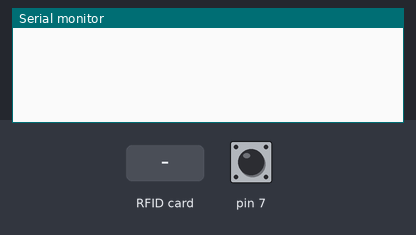
The sketch below on a simulated Arduino Mega 2560, built with avr-gcc and run on an emulated ATmega2560. Shown: the last lines printed to the serial monitor. Inputs (shaded band) come from the test bench; at power-on: pin 7 HIGH.

Above: at 1.2 s.
1.3 s: RFID card D7 59 39 4E held to the reader
At 2.5 s:
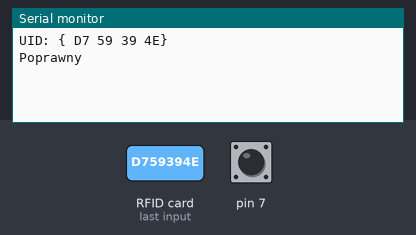
2.8 s: RFID card 5E 7A 19 C4 held to the reader
At 4.1 s:
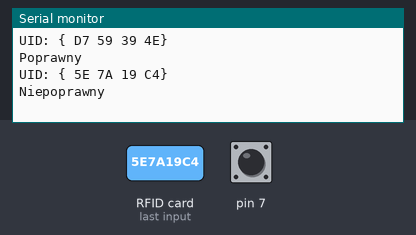

The sketch:

rfid0.ino
```cpp
#include <SPI.h>
#include <MFRC522.h>

#define SS_PIN 53
#define RST_PIN 49
MFRC522 rfid(SS_PIN, RST_PIN);
MFRC522 rfid2(47, RST_PIN);
MFRC522::MIFARE_Key key;

const byte UID[] = {0xD7, 0x59, 0x39, 0x4E};
boolean stan = false;


void setup() {
  pinMode(2,INPUT_PULLUP);
  pinMode(52, OUTPUT);
  pinMode(51, OUTPUT);
  pinMode(50, OUTPUT);
  Serial.begin(9600);
  SPI.begin();
  rfid.PCD_Init();
  //Serial.print("aaaaa");
}

void loop() {
  if (digitalRead(7) == LOW) { //Jeśli przycisk wciśnięty
    MFRC522 rfid(47, RST_PIN);
  } else { //Jeśli warunek nie został spełniony (przycisk nie jest wciśnięty)
    MFRC522 rfid(53, RST_PIN);
  }
  if (rfid.PICC_IsNewCardPresent() && rfid.PICC_ReadCardSerial())
  {
    Serial.print("UID: {"); /*
    Serial.print(rfid.uid.uidByte[0] < 0x10 ? "" : "");
    Serial.print(rfid.uid.uidByte[0], HEX);
    Serial.print(rfid.uid.uidByte[1] < 0x10 ? "" : " ");
    Serial.print(rfid.uid.uidByte[1], HEX);
    Serial.print(rfid.uid.uidByte[2] < 0x10 ? "" : " ");
    Serial.print(rfid.uid.uidByte[2], HEX);
    Serial.print(rfid.uid.uidByte[3] < 0x10 ? " 0x0" : " 0x");
    Serial.print(rfid.uid.uidByte[3], HEX); */
    for (byte i = 0; i < rfid.uid.size; i++) {
      Serial.print(rfid.uid.uidByte[i] < 0x10 ? "0" : " ");
      Serial.print(rfid.uid.uidByte[i], HEX);
    }
    Serial.println("}");
    rfid.PICC_HaltA();
    rfid.PCD_StopCrypto1();


    if (rfid.uid.uidByte[0] == UID[0] &&
        rfid.uid.uidByte[1] == UID[1] &&
        rfid.uid.uidByte[2] == UID[2] &&
        rfid.uid.uidByte[3] == UID[3])
    {
      Serial.print("Poprawny\n");
      stan = true;
    } else
    {
      Serial.print("Niepoprawny\n");
      stan = false;
    }
  }
}
```

Measured:
- after the input at 1.3 s, the serial monitor: prints a new line at once (image 1)
- after the input at 2.8 s, the serial monitor: prints a new line at once (image 2)
